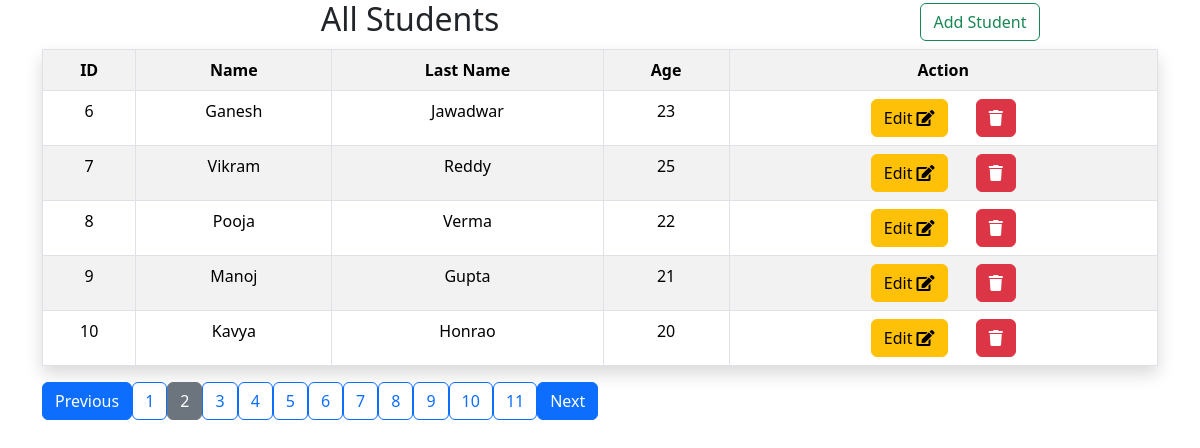
/CREATE.PHP?page=2, run on the app's committed database.
### tables this page shows
CREATE TABLE `student` (
  `id` int(4) NOT NULL,
  `name` varchar(30) NOT NULL,
  `last_name` varchar(20) NOT NULL,
  `age` int(100) NOT NULL
);

### CREATE.PHP (the view, shortened to what this page needs)
<?php
require 'header.php';
$records_per_page = 5;
$current_page = isset($_GET['page']) ? $_GET['page'] : 1;
$offset = ($current_page - 1) * $records_per_page;
$total_sql = "SELECT COUNT(*) AS total_records FROM `student`";
$total_result = mysqli_query($conn, $total_sql);
$total_row = mysqli_fetch_assoc($total_result);
$total_records = $total_row['total_records'];
$total_pages = ceil($total_records / $records_per_page);
$sql = "SELECT * FROM `student` LIMIT $records_per_page OFFSET $offset";
$result = mysqli_query($conn, $sql);
?>
<div class="row">
  <div class="col-8 text-center h2"> All Students </div>
  <div class="col-4 text-center h2">
    <button class="btn btn-outline-success" data-bs-toggle="modal" data-bs-target="#exampleModal">Add Student</button>
  </div>
</div>
<table class="table table-bordered table-hover table-striped text-center shadow">
  <tr class="t-row">
    <th class="thead">ID</th>
    <th class="thead">Name</th>
    <th class="thead">Last Name</th>
    <th class="thead">Age</th>
    <th class="thead">Action</th>
  </tr>
  <?php
  while ($row = mysqli_fetch_assoc($result)) {
  ?>
    <tr class="t-row">
      <td class="td"><?php echo $row['id']; ?> </td>
      <td class="td"><?php echo $row['name']; ?> </td>
      <td class="td"><?php echo $row['last_name']; ?> </td>
      <td class="td"><?php echo $row['age']; ?> </td>
      <td class="td">
        <a href="update.php?id=<?php echo $row['id']; ?>"><button class="btn btn-warning me-4">Edit&nbsp;<i class="fas fa-edit"></i></button></a>
        <a href="delete.php?id=<?php echo $row['id']; ?>"><button class="btn btn-danger"><i class="fas fa-trash"></i></button></a>
      </td>
    </tr>
  <?php
  }
  ?>
</table>
<div class="pagination" style="text-align: center;">
  <?php
  if ($current_page > 1) {
    echo "<a href='?page=" . ($current_page - 1) . "' class='btn btn-primary'>Previous</a>";
  }
  for ($page = 1; $page <= $total_pages; $page++) {
    if ($page == $current_page) {
      echo "<a href='?page=$page' class='btn btn-secondary'>$page</a>";
    } else {
      echo "<a href='?page=$page' class='btn btn-outline-primary'>$page</a>";
    }
  }
  if ($current_page < $total_pages) {
    echo "<a href='?page=" . ($current_page + 1) . "' class='btn btn-primary'>Next</a>";
  }
  ?>
</div>
<?php
require 'footer.php';
?>

### data on the page
student: id "6", name "Ganesh", last_name "Jawadwar", age "23"
student: id "7", name "Vikram", last_name "Reddy", age "25"
student: id "8", name "Pooja", last_name "Verma", age "22"
student: id "9", name "Manoj", last_name "Gupta", age "21"
student: id "10", name "Kavya", last_name "Honrao", age "20"
